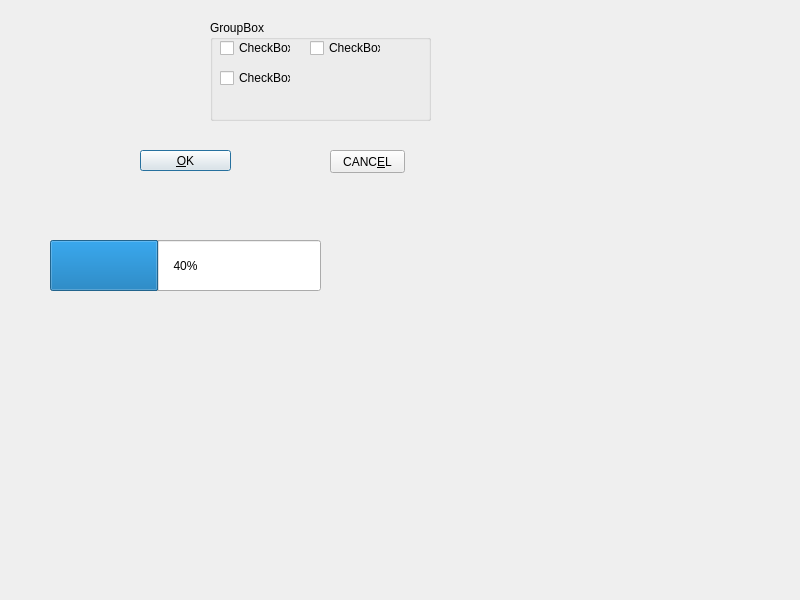
<?xml version="1.0" encoding="UTF-8"?>
<ui version="4.0">
 <class>app</class>
 <widget class="QDialog" name="app">
  <property name="geometry">
   <rect>
    <x>0</x>
    <y>0</y>
    <width>800</width>
    <height>600</height>
   </rect>
  </property>
  <property name="windowTitle">
   <string>app</string>
  </property>
  <widget class="QPushButton" name="pushButton">
   <property name="geometry">
    <rect>
     <x>140</x>
     <y>150</y>
     <width>91</width>
     <height>21</height>
    </rect>
   </property>
   <property name="text">
    <string>&amp;OK</string>
   </property>
  </widget>
  <widget class="QPushButton" name="pushButton_2">
   <property name="geometry">
    <rect>
     <x>330</x>
     <y>150</y>
     <width>75</width>
     <height>23</height>
    </rect>
   </property>
   <property name="text">
    <string>CANC&amp;EL</string>
   </property>
  </widget>
  <widget class="QGroupBox" name="groupBox">
   <property name="geometry">
    <rect>
     <x>210</x>
     <y>20</y>
     <width>221</width>
     <height>101</height>
    </rect>
   </property>
   <property name="title">
    <string>GroupBox</string>
   </property>
   <widget class="QCheckBox" name="checkBox">
    <property name="geometry">
     <rect>
      <x>10</x>
      <y>20</y>
      <width>71</width>
      <height>16</height>
     </rect>
    </property>
    <property name="text">
     <string>CheckBox</string>
    </property>
   </widget>
   <widget class="QCheckBox" name="checkBox_3">
    <property name="geometry">
     <rect>
      <x>100</x>
      <y>20</y>
      <width>71</width>
      <height>16</height>
     </rect>
    </property>
    <property name="text">
     <string>CheckBox</string>
    </property>
   </widget>
   <widget class="QCheckBox" name="checkBox_2">
    <property name="geometry">
     <rect>
      <x>10</x>
      <y>50</y>
      <width>71</width>
      <height>16</height>
     </rect>
    </property>
    <property name="text">
     <string>CheckBox</string>
    </property>
   </widget>
  </widget>
  <widget class="QProgressBar" name="progressBar">
   <property name="geometry">
    <rect>
     <x>50</x>
     <y>240</y>
     <width>271</width>
     <height>51</height>
    </rect>
   </property>
   <property name="value">
    <number>40</number>
   </property>
  </widget>
 </widget>
 <resources/>
 <connections/>
</ui>
